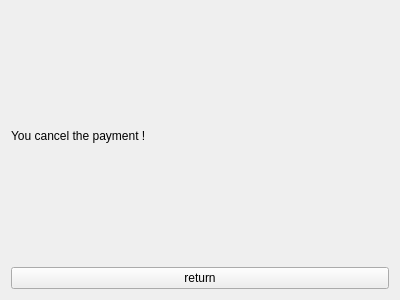
<?xml version="1.0" encoding="UTF-8"?>
<ui version="4.0">
 <class>PayFail</class>
 <widget class="QWidget" name="PayFail">
  <property name="geometry">
   <rect>
    <x>0</x>
    <y>0</y>
    <width>400</width>
    <height>300</height>
   </rect>
  </property>
  <property name="windowTitle">
   <string>Form</string>
  </property>
  <layout class="QGridLayout" name="gridLayout">
   <item row="0" column="0">
    <widget class="QLabel" name="label">
     <property name="text">
      <string>You cancel the payment !</string>
     </property>
    </widget>
   </item>
   <item row="1" column="0">
    <widget class="QPushButton" name="return_2">
     <property name="text">
      <string>return</string>
     </property>
    </widget>
   </item>
  </layout>
 </widget>
 <resources/>
 <connections/>
</ui>
